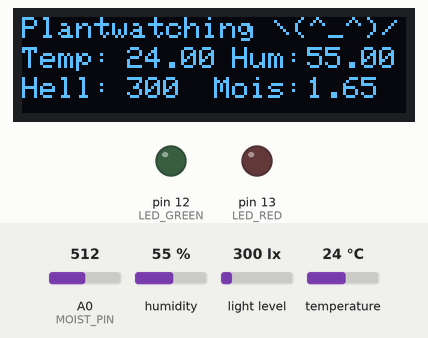
Simulated run of this program. Board: Arduino Uno, built with avr-gcc and run on an emulated ATmega328P. On the bench: 128×32 one-colour display, output pins drawn as LEDs (lit = HIGH). The inputs (shaded band) are chosen by the test bench; at power-on: A0 (MOIST_PIN) = 512, humidity 55 %, light level 300 lx, temperature 24 °C. What the program prints to the serial monitor is not drawn.

Above: at 1.2 s.
1.3 s: A0 (MOIST_PIN) set to 716
At 5.8 s:
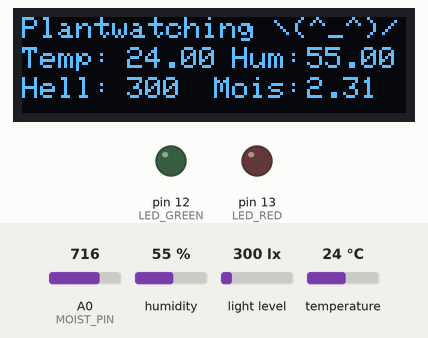
11.6 s: humidity set to 22 %
At 16.4 s:
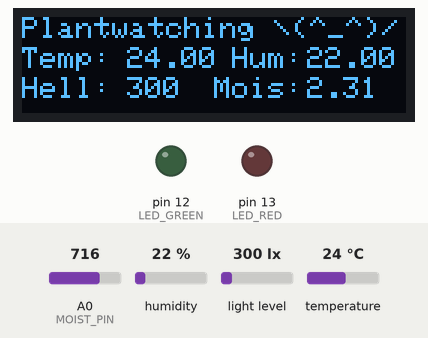
21.7 s: light level set to 40 lx
At 25.9 s:
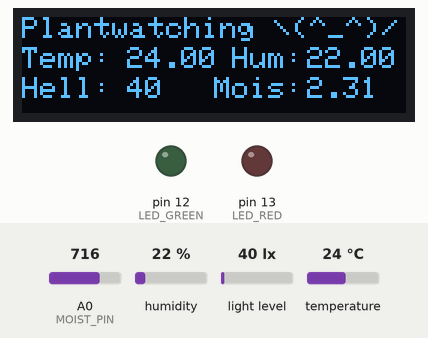
31.7 s: temperature set to 12 °C
At 36.4 s:
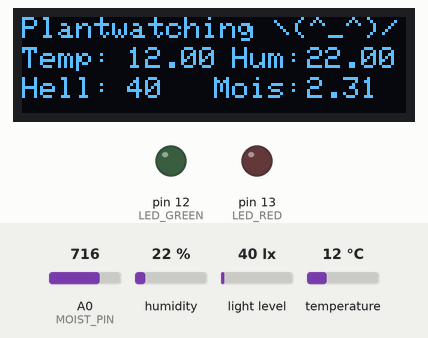
41.8 s: A0 (MOIST_PIN) set to 992
At 45.8 s:
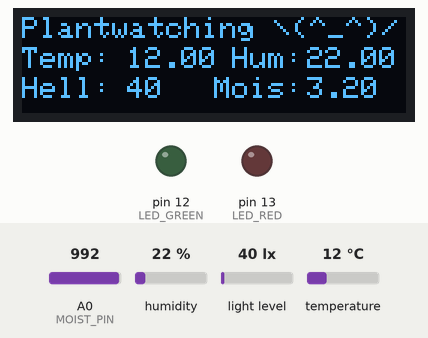
51.9 s: light level set to 500 lx
At 56.4 s:
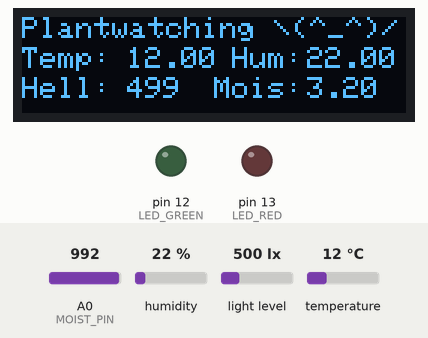
Timing chart, 0 to 57.9 s (numbered marks = the images above; inputs shaded):
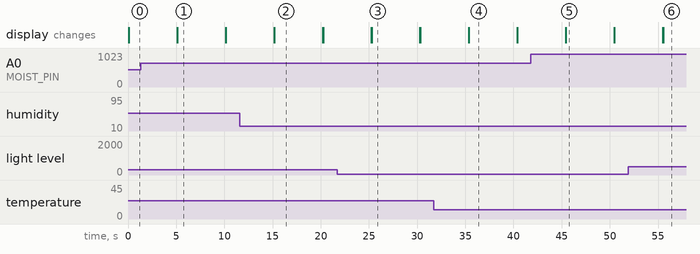

The program:

main.cpp
```cpp
#include <Arduino.h>
#include <SPI.h>
#include <Wire.h>
#include <Adafruit_SSD1306.h>
#include <Adafruit_GFX.h>
#include <DHT.h>
#include <BH1750.h>
#include <stdlib.h>

// Project Files
#include <constants.h>

// Initialize stuff
Adafruit_SSD1306 display(OLED_SCREEN_WIDTH, OLED_SCREEN_HEIGHT, &Wire, OLED_RESET); // OLED DIsplay
DHT dht(DHT_PIN, DHT22); //DHT Temperature and Humidity sensor
BH1750 gy30(GY30_ADDR);

////////////// OLED DISPLAY //////////////
void oled_initialize(){
    // SSD1306_SWITCHCAPVCC = generate display voltage from 3.3V internally
    if(!display.begin(SSD1306_SWITCHCAPVCC, OLED_ADDR)) {
      Serial.println(F("SSD1306 allocation failed"));
      for(;;); // Don't proceed, loop forever
    }
    display.setTextSize(1);
    display.setTextColor(WHITE);
}

void oled_printHeadline(String headline){
  // Clear Display
  display.setCursor(0, 0);           // Start at top-left corner
  display.print(headline);       //the text
  display.display();
}

void oled_printInterface(float temperature, float humidity, int lux, float moisture){
  // Settings for Display Text
  // Print Temperature
  display.setCursor(OLED_TEMP_X_ICON, OLED_TEMP_Y);
  display.print("Temp:");
  display.setCursor(OLED_TEMP_X, OLED_TEMP_Y);
  display.print(temperature);

  // Print Humidity
  display.setCursor(OLED_HUM_X_ICON, OLED_HUM_Y);
  display.print("Hum:");
  display.setCursor(OLED_HUM_X, OLED_HUM_Y);
  display.print(humidity);

  // Print Brightness
  display.setCursor(OLED_LUX_X_ICON, OLED_LUX_Y);
  display.print("Hell:");
  display.setCursor(OLED_LUX_X, OLED_LUX_Y);
  display.print(lux);

  // Print Moisture
  display.setCursor(OLED_MOIS_X_ICON, OLED_MOIS_Y);
  display.print("Mois:");
  display.setCursor(OLED_MOIS_X, OLED_MOIS_Y);
  display.print(moisture);

  //Call to Display
  display.display();
}

////////////// LEDs //////////////
void led_ON(String led){
  if(led=="red"){
    digitalWrite(LED_RED, HIGH);
  }else if(led=="green"){
    digitalWrite(LED_GREEN, HIGH);
  }
}

void led_OFF(String led){
  if(led=="red"){
    digitalWrite(LED_RED, LOW);
  }else if(led=="green"){
    digitalWrite(LED_GREEN, LOW);
  }
}

void test_led(){
  int delaytime = 500;
  led_ON("red");
  delay(delaytime);
  led_ON("green");
  delay(delaytime);
  led_OFF("red");
  delay(delaytime);
  led_OFF("green");
  delay(delaytime);
}

////////////// DHT22 //////////////
float dht22_read_temp(){
    float temp = dht.readTemperature();
    if(isnan(temp)){
      Serial.println("Fehler beinm auslesen des Sensors(Temperature)");
      return -1;
    }
    return temp;
}

float dht22_read_humidity(){
    float hum = dht.readHumidity();
    if(isnan(hum)){
      Serial.println("Fehler beinm auslesen des Sensors (Humidity)");
      return -1;
    }
    return hum;
}

////////////// BH1750 GY30 //////////////
void gy30_initialize(){
  if (gy30.begin(BH1750::CONTINUOUS_HIGH_RES_MODE)) {
    Serial.println(F("BH1750 Advanced begin"));
  }
  else {
    Serial.println(F("Error initialising BH1750"));
  }
}

float gy30_measure_lux(){
    if (gy30.measurementReady()) {
      return gy30.readLightLevel();
    }
    return -1;
}

////////////// Soil Moisture Sensor //////////////
float moist_read_voltage(){
  Serial.print("Soil Moisture Sensor Voltage: ");
  Serial.print((float(analogRead(MOIST_PIN))/1023.0)*3.3); // read sensor
  Serial.println(" V");
  return (float(analogRead(MOIST_PIN))/1023.0)*3.3;
}

float moist_calibrated_reading(){
    float voltage, vol_water_cont; // preallocation
    voltage = moist_read_voltage();
    vol_water_cont = ((1.0/voltage)*MOIST_SLOPE)+MOIST_INTERCEPT;
    return vol_water_cont;
}

////////////// SETUP | LOOP //////////////
void setup() {
  // put your setup code here, to run once:
  pinMode(LED_RED, OUTPUT); // Red LED
  digitalWrite(LED_RED, LOW);
  pinMode(LED_GREEN, OUTPUT); // Green LED
  digitalWrite(LED_GREEN, LOW);

  Serial.begin(BAUD_RATE);

  // Initialize OLED Display
  oled_initialize();
  // Initialize DHT22
  dht.begin();
  // Initialize GY30
  gy30_initialize();
}

void loop() {
  // OLED
  float temp = dht22_read_temp();
  float humidity = dht22_read_humidity();
  int lux = gy30_measure_lux();
  float mois = moist_read_voltage();
  display.clearDisplay();
  oled_printHeadline("Plantwatching \\(^_^)/");
  // Show initial display buffer contents on the screen --
  // the library initializes this with an Adafruit splash screen.
  oled_printInterface(temp, humidity, lux, mois);
  delay(REFRESH_TIME);

}
```

constants.h
```cpp
// Constants.h
#if !defined(MYLIB_CONSTANTS_H)
#define MYLIB_CONSTANTS_H 1


////// OLED Display constants //////
static const int OLED_SCREEN_WIDTH = 128; // OLED display width, in pixels
static const int OLED_SCREEN_HEIGHT = 32; // OLED display height, in pixels
static const int OLED_RESET = 4; //Reset for OLED
static const int OLED_ADDR = 0x3C; // Oled Address

// OLED Data positions on Display
static const int OLED_TEMP_X = 35; // X Position for showing temperature
static const int OLED_TEMP_Y = 10; // Y Position for showing temperature
static const int OLED_TEMP_X_ICON = 0; // Y Position for showing temperature icon
static const int OLED_LUX_X = OLED_TEMP_X; // X Position for showing brightness
static const int OLED_LUX_Y = 20; // y Position for showing brightness
static const int OLED_LUX_X_ICON = 0; // Y Position for showing lux icon
static const int OLED_MOIS_X = 95; // X Position for showing brightness
static const int OLED_MOIS_Y = 20; // y Position for showing brightness
static const int OLED_MOIS_X_ICON = 64; // Y Position for showing temperature icon
static const int OLED_HUM_X = OLED_MOIS_X; // X Position for showing brightness
static const int OLED_HUM_Y = 10; // y Position for showing brightness
static const int OLED_HUM_X_ICON = 70; // Y Position for showing temperature icon


////// DHT22 Sensor //////
static const int DHT_PIN = 11; // Digital Pin for DHT22

////// GY30 Sensor //////
static const int GY30_ADDR = 0x23; // I2C Address Gy30

////// SOIL MOISTURE //////
static const int MOIST_PIN = A0; // Soil Moisture Sensor Pin
static const float MOIST_SLOPE = -1; // Slope from linear Fit
static const float MOIST_INTERCEPT = -1; // Intercept from linear fit

////// LEDs //////
static const int LED_RED = 13; // Pin for red LED
static const int LED_GREEN = 12; // Pin for green LED

/////// Other ///////
static const int BAUD_RATE = 9600; //Baud Rate
static const int REFRESH_TIME = 5000; //Refresh time in ms

// Symbols needed later
static const unsigned char symbol_moisture[] ={
   0x00, 0x00, 0x00, 0xFF, 0x00, 0x00, 0x00, 0x00,
   0x00, 0x00, 0x00, 0xFF, 0x00, 0x00, 0x00, 0x00,
   0x00, 0x00, 0xFF, 0x00, 0xFF, 0x00, 0x00, 0x00,
   0x00, 0xFF, 0x00, 0x00, 0x00, 0xFF, 0x00, 0x00,
   0xFF, 0x00, 0x00, 0x00, 0x00, 0x00, 0xFF, 0x00,
   0xFF, 0x00, 0x00, 0x00, 0x00, 0x00, 0xFF, 0x00,
   0xFF, 0x00, 0x00, 0x00, 0x00, 0x00, 0xFF, 0x00,
   0x00, 0xFF, 0x00, 0x00, 0x00, 0xFF, 0x00, 0x00,
   0x00, 0x00, 0xFF, 0xFF, 0xFF, 0x00, 0x00, 0x00,
   0x00, 0x00, 0x00, 0x00, 0x00, 0x00, 0x00, 0x00,
};

static const unsigned char symbol_temperature[] ={
   0x00, 0x00, 0x00, 0x00, 0x00, 0x00, 0x00, 0x00,
   0x00, 0x00, 0x00, 0x00, 0x00, 0x00, 0x00, 0x00,
   0x00, 0x00, 0x00, 0x00, 0x00, 0x00, 0x00, 0x00,
   0x00, 0x00, 0x00, 0x00, 0x00, 0x00, 0x00, 0x00,
   0x00, 0x00, 0x00, 0x00, 0x00, 0x00, 0x00, 0x00,
   0x00, 0x00, 0x00, 0x00, 0x00, 0x00, 0x00, 0x00,
   0x00, 0x00, 0x00, 0x00, 0x00, 0x00, 0x00, 0x00,
   0x00, 0x00, 0x00, 0x00, 0x00, 0x00, 0x00, 0x00,
   0x00, 0x00, 0x00, 0x00, 0x00, 0x00, 0x00, 0x00,
   0x00, 0x00, 0x00, 0x00, 0x00, 0x00, 0x00, 0x00,
};

static const unsigned char symbol_brightness[] ={
   0x00, 0x00, 0x00, 0x00, 0x00, 0x00, 0x00, 0x00,
   0x00, 0x00, 0x00, 0x00, 0x00, 0x00, 0x00, 0x00,
   0x00, 0x00, 0x00, 0x00, 0x00, 0x00, 0x00, 0x00,
   0x00, 0x00, 0x00, 0x00, 0x00, 0x00, 0x00, 0x00,
   0x00, 0x00, 0x00, 0x00, 0x00, 0x00, 0x00, 0x00,
   0x00, 0x00, 0x00, 0x00, 0x00, 0x00, 0x00, 0x00,
   0x00, 0x00, 0x00, 0x00, 0x00, 0x00, 0x00, 0x00,
   0x00, 0x00, 0x00, 0x00, 0x00, 0x00, 0x00, 0x00,
   0x00, 0x00, 0x00, 0x00, 0x00, 0x00, 0x00, 0x00,
   0x00, 0x00, 0x00, 0x00, 0x00, 0x00, 0x00, 0x00,
};

#endif
```

Measured:
- after the input at 1.3 s, the display: first differs from a run without the input after 3.8 s (image 1)
- after the input at 11.6 s, the display: first differs from a run without the input after 3.6 s (image 2)
- after the input at 21.7 s, the display: first differs from a run without the input after 3.6 s (image 3)
- after the input at 31.7 s, the display: first differs from a run without the input after 3.7 s (image 4)
- after the input at 41.8 s, the display: first differs from a run without the input after 3.6 s (image 5)
- after the input at 51.9 s, the display: first differs from a run without the input after 3.6 s (image 6)
- what the display in image 1 shows lasts 5.0 s, from 5.1 s to 10.1 s
